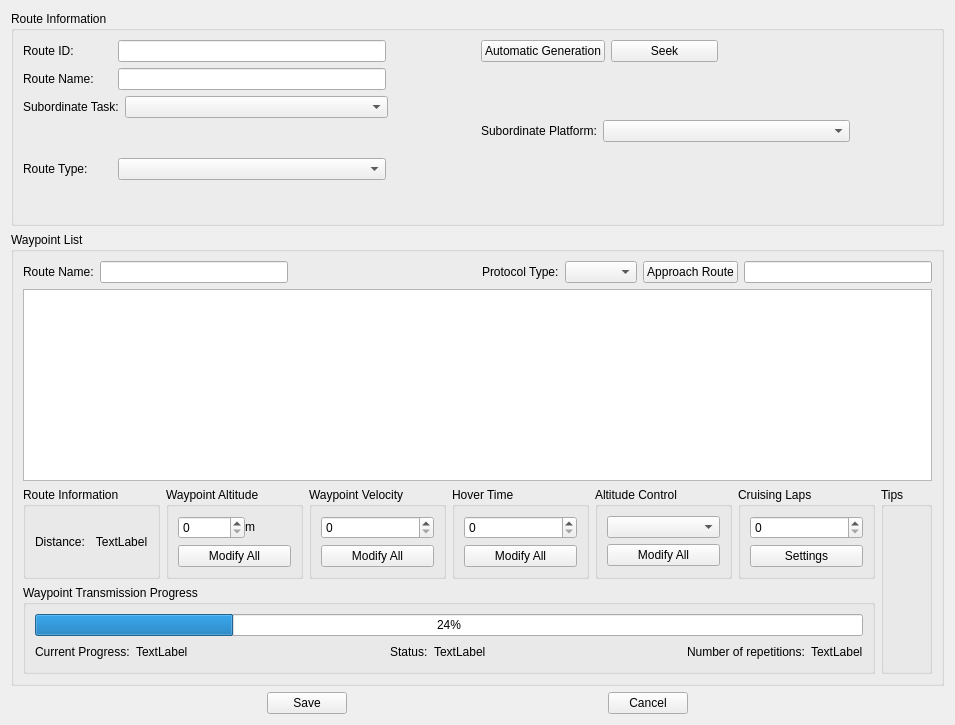
<?xml version="1.0" encoding="UTF-8"?>
<ui version="4.0">
 <class>CDlgMissionLinePointEdit</class>
 <widget class="QWidget" name="CDlgMissionLinePointEdit">
  <property name="geometry">
   <rect>
    <x>0</x>
    <y>0</y>
    <width>955</width>
    <height>725</height>
   </rect>
  </property>
  <property name="windowTitle">
   <string>Form</string>
  </property>
  <layout class="QVBoxLayout" name="verticalLayout" stretch="3,0,0">
   <item>
    <widget class="QGroupBox" name="groupBox_11">
     <property name="title">
      <string>Route Information</string>
     </property>
     <layout class="QGridLayout" name="gridLayout">
      <item row="0" column="0">
       <layout class="QHBoxLayout" name="horizontalLayout" stretch="1,3,1">
        <item>
         <widget class="QLabel" name="label_15">
          <property name="text">
           <string>Route ID:</string>
          </property>
         </widget>
        </item>
        <item>
         <widget class="QLineEdit" name="lineEdit"/>
        </item>
        <item>
         <spacer name="horizontalSpacer_13">
          <property name="orientation">
           <enum>Qt::Horizontal</enum>
          </property>
          <property name="sizeHint" stdset="0">
           <size>
            <width>40</width>
            <height>20</height>
           </size>
          </property>
         </spacer>
        </item>
       </layout>
      </item>
      <item row="0" column="1">
       <layout class="QHBoxLayout" name="horizontalLayout_20" stretch="1,1,2">
        <item>
         <widget class="QPushButton" name="pushButton_17">
          <property name="text">
           <string>Automatic Generation</string>
          </property>
         </widget>
        </item>
        <item>
         <widget class="QPushButton" name="pushButton_18">
          <property name="text">
           <string>Seek</string>
          </property>
         </widget>
        </item>
        <item>
         <spacer name="horizontalSpacer_10">
          <property name="orientation">
           <enum>Qt::Horizontal</enum>
          </property>
          <property name="sizeHint" stdset="0">
           <size>
            <width>40</width>
            <height>20</height>
           </size>
          </property>
         </spacer>
        </item>
       </layout>
      </item>
      <item row="1" column="0">
       <layout class="QHBoxLayout" name="horizontalLayout_10" stretch="1,3,1">
        <item>
         <widget class="QLabel" name="label_16">
          <property name="text">
           <string>Route Name:</string>
          </property>
         </widget>
        </item>
        <item>
         <widget class="QLineEdit" name="lineEdit_2"/>
        </item>
        <item>
         <spacer name="horizontalSpacer_14">
          <property name="orientation">
           <enum>Qt::Horizontal</enum>
          </property>
          <property name="sizeHint" stdset="0">
           <size>
            <width>40</width>
            <height>20</height>
           </size>
          </property>
         </spacer>
        </item>
       </layout>
      </item>
      <item row="2" column="0">
       <layout class="QHBoxLayout" name="horizontalLayout_16" stretch="1,3,1">
        <item>
         <widget class="QLabel" name="label_17">
          <property name="text">
           <string>Subordinate Task:</string>
          </property>
         </widget>
        </item>
        <item>
         <widget class="QComboBox" name="comboBox_4"/>
        </item>
        <item>
         <spacer name="horizontalSpacer_17">
          <property name="orientation">
           <enum>Qt::Horizontal</enum>
          </property>
          <property name="sizeHint" stdset="0">
           <size>
            <width>40</width>
            <height>20</height>
           </size>
          </property>
         </spacer>
        </item>
       </layout>
      </item>
      <item row="2" column="1" rowspan="2">
       <layout class="QHBoxLayout" name="horizontalLayout_18" stretch="1,3,1">
        <item>
         <widget class="QLabel" name="label_18">
          <property name="text">
           <string>Subordinate Platform:</string>
          </property>
         </widget>
        </item>
        <item>
         <widget class="QComboBox" name="comboBox_7"/>
        </item>
        <item>
         <spacer name="horizontalSpacer_15">
          <property name="orientation">
           <enum>Qt::Horizontal</enum>
          </property>
          <property name="sizeHint" stdset="0">
           <size>
            <width>40</width>
            <height>20</height>
           </size>
          </property>
         </spacer>
        </item>
       </layout>
      </item>
      <item row="3" column="0" rowspan="2">
       <layout class="QHBoxLayout" name="horizontalLayout_17" stretch="1,3,1">
        <item>
         <widget class="QLabel" name="label_29">
          <property name="text">
           <string>Route Type:</string>
          </property>
         </widget>
        </item>
        <item>
         <widget class="QComboBox" name="comboBox_8"/>
        </item>
        <item>
         <spacer name="horizontalSpacer_18">
          <property name="orientation">
           <enum>Qt::Horizontal</enum>
          </property>
          <property name="sizeHint" stdset="0">
           <size>
            <width>40</width>
            <height>20</height>
           </size>
          </property>
         </spacer>
        </item>
       </layout>
      </item>
     </layout>
    </widget>
   </item>
   <item>
    <widget class="QGroupBox" name="groupBox_21">
     <property name="title">
      <string>Waypoint List</string>
     </property>
     <layout class="QVBoxLayout" name="verticalLayout_2">
      <item>
       <layout class="QHBoxLayout" name="horizontalLayout_3">
        <item>
         <widget class="QLabel" name="label">
          <property name="text">
           <string>Route Name:</string>
          </property>
         </widget>
        </item>
        <item>
         <widget class="QLineEdit" name="lineEdit_3"/>
        </item>
        <item>
         <spacer name="horizontalSpacer_16">
          <property name="orientation">
           <enum>Qt::Horizontal</enum>
          </property>
          <property name="sizeHint" stdset="0">
           <size>
            <width>40</width>
            <height>20</height>
           </size>
          </property>
         </spacer>
        </item>
        <item>
         <widget class="QLabel" name="label_30">
          <property name="text">
           <string>Protocol Type:</string>
          </property>
         </widget>
        </item>
        <item>
         <widget class="QComboBox" name="comboBox_9"/>
        </item>
        <item>
         <widget class="QPushButton" name="pushButton">
          <property name="text">
           <string>Approach Route</string>
          </property>
         </widget>
        </item>
        <item>
         <widget class="QLineEdit" name="lineEdit_4"/>
        </item>
       </layout>
      </item>
      <item>
       <widget class="QTableWidget" name="tableWidget"/>
      </item>
      <item>
       <layout class="QHBoxLayout" name="horizontalLayout_11" stretch="3,0">
        <item>
         <layout class="QVBoxLayout" name="verticalLayout_9">
          <item>
           <layout class="QHBoxLayout" name="horizontalLayout_12" stretch="1,1,1,1,1,1">
            <item>
             <widget class="QGroupBox" name="groupBox_12">
              <property name="title">
               <string>Route Information</string>
              </property>
              <layout class="QGridLayout" name="gridLayout_2">
               <item row="0" column="0">
                <widget class="QLabel" name="label_19">
                 <property name="text">
                  <string>Distance:</string>
                 </property>
                </widget>
               </item>
               <item row="0" column="1">
                <widget class="QLabel" name="label_20">
                 <property name="text">
                  <string>TextLabel</string>
                 </property>
                 <property name="alignment">
                  <set>Qt::AlignCenter</set>
                 </property>
                </widget>
               </item>
              </layout>
             </widget>
            </item>
            <item>
             <widget class="QGroupBox" name="groupBox_13">
              <property name="title">
               <string>Waypoint Altitude</string>
              </property>
              <layout class="QVBoxLayout" name="verticalLayout_12" stretch="1,1">
               <item>
                <layout class="QHBoxLayout" name="horizontalLayout_13" stretch="0,0">
                 <property name="spacing">
                  <number>0</number>
                 </property>
                 <item>
                  <widget class="QSpinBox" name="spinBox_5">
                   <property name="maximum">
                    <number>999999</number>
                   </property>
                  </widget>
                 </item>
                 <item>
                  <widget class="QLabel" name="label_21">
                   <property name="sizePolicy">
                    <sizepolicy hsizetype="Minimum" vsizetype="Fixed">
                     <horstretch>0</horstretch>
                     <verstretch>0</verstretch>
                    </sizepolicy>
                   </property>
                   <property name="text">
                    <string>m</string>
                   </property>
                  </widget>
                 </item>
                </layout>
               </item>
               <item>
                <widget class="QPushButton" name="pushButton_11">
                 <property name="text">
                  <string>Modify All</string>
                 </property>
                </widget>
               </item>
              </layout>
             </widget>
            </item>
            <item>
             <widget class="QGroupBox" name="groupBox_14">
              <property name="title">
               <string>Waypoint Velocity</string>
              </property>
              <layout class="QVBoxLayout" name="verticalLayout_13" stretch="1,1">
               <item>
                <widget class="QSpinBox" name="spinBox_6">
                 <property name="maximum">
                  <number>999999</number>
                 </property>
                </widget>
               </item>
               <item>
                <widget class="QPushButton" name="pushButton_12">
                 <property name="text">
                  <string>Modify All</string>
                 </property>
                </widget>
               </item>
              </layout>
             </widget>
            </item>
            <item>
             <widget class="QGroupBox" name="groupBox_15">
              <property name="title">
               <string>Hover Time</string>
              </property>
              <layout class="QVBoxLayout" name="verticalLayout_14">
               <item>
                <widget class="QSpinBox" name="spinBox_7">
                 <property name="maximum">
                  <number>999</number>
                 </property>
                </widget>
               </item>
               <item>
                <widget class="QPushButton" name="pushButton_13">
                 <property name="text">
                  <string>Modify All</string>
                 </property>
                </widget>
               </item>
              </layout>
             </widget>
            </item>
            <item>
             <widget class="QGroupBox" name="groupBox_16">
              <property name="title">
               <string>Altitude Control</string>
              </property>
              <layout class="QVBoxLayout" name="verticalLayout_15">
               <item>
                <widget class="QComboBox" name="comboBox_5"/>
               </item>
               <item>
                <widget class="QPushButton" name="pushButton_14">
                 <property name="text">
                  <string>Modify All</string>
                 </property>
                </widget>
               </item>
              </layout>
             </widget>
            </item>
            <item>
             <widget class="QGroupBox" name="groupBox_17">
              <property name="title">
               <string>Cruising Laps</string>
              </property>
              <layout class="QVBoxLayout" name="verticalLayout_16">
               <item>
                <widget class="QSpinBox" name="spinBox_8"/>
               </item>
               <item>
                <widget class="QPushButton" name="pushButton_15">
                 <property name="text">
                  <string>Settings</string>
                 </property>
                </widget>
               </item>
              </layout>
             </widget>
            </item>
           </layout>
          </item>
          <item>
           <widget class="QGroupBox" name="groupBox_19">
            <property name="title">
             <string>Waypoint Transmission Progress</string>
            </property>
            <layout class="QVBoxLayout" name="verticalLayout_18">
             <item>
              <widget class="QProgressBar" name="progressBar_2">
               <property name="value">
                <number>24</number>
               </property>
              </widget>
             </item>
             <item>
              <layout class="QHBoxLayout" name="horizontalLayout_14">
               <item>
                <widget class="QLabel" name="label_22">
                 <property name="text">
                  <string>Current Progress:</string>
                 </property>
                </widget>
               </item>
               <item>
                <widget class="QLabel" name="label_23">
                 <property name="text">
                  <string>TextLabel</string>
                 </property>
                </widget>
               </item>
               <item>
                <spacer name="horizontalSpacer_11">
                 <property name="orientation">
                  <enum>Qt::Horizontal</enum>
                 </property>
                 <property name="sizeHint" stdset="0">
                  <size>
                   <width>40</width>
                   <height>20</height>
                  </size>
                 </property>
                </spacer>
               </item>
               <item>
                <widget class="QLabel" name="label_24">
                 <property name="text">
                  <string>Status:</string>
                 </property>
                </widget>
               </item>
               <item>
                <widget class="QLabel" name="label_25">
                 <property name="text">
                  <string>TextLabel</string>
                 </property>
                </widget>
               </item>
               <item>
                <spacer name="horizontalSpacer_12">
                 <property name="orientation">
                  <enum>Qt::Horizontal</enum>
                 </property>
                 <property name="sizeHint" stdset="0">
                  <size>
                   <width>40</width>
                   <height>20</height>
                  </size>
                 </property>
                </spacer>
               </item>
               <item>
                <widget class="QLabel" name="label_26">
                 <property name="text">
                  <string>Number of repetitions:</string>
                 </property>
                </widget>
               </item>
               <item>
                <widget class="QLabel" name="label_27">
                 <property name="text">
                  <string>TextLabel</string>
                 </property>
                </widget>
               </item>
              </layout>
             </item>
            </layout>
           </widget>
          </item>
         </layout>
        </item>
        <item>
         <widget class="QGroupBox" name="groupBox_20">
          <property name="title">
           <string>Tips</string>
          </property>
          <layout class="QHBoxLayout" name="horizontalLayout_15">
           <item>
            <widget class="QLabel" name="label_28">
             <property name="text">
              <string/>
             </property>
            </widget>
           </item>
          </layout>
         </widget>
        </item>
       </layout>
      </item>
     </layout>
    </widget>
   </item>
   <item>
    <layout class="QHBoxLayout" name="horizontalLayout_2">
     <item>
      <spacer name="horizontalSpacer_7">
       <property name="orientation">
        <enum>Qt::Horizontal</enum>
       </property>
       <property name="sizeHint" stdset="0">
        <size>
         <width>40</width>
         <height>20</height>
        </size>
       </property>
      </spacer>
     </item>
     <item>
      <widget class="QPushButton" name="pushButton_9">
       <property name="text">
        <string>Save</string>
       </property>
      </widget>
     </item>
     <item>
      <spacer name="horizontalSpacer_8">
       <property name="orientation">
        <enum>Qt::Horizontal</enum>
       </property>
       <property name="sizeHint" stdset="0">
        <size>
         <width>40</width>
         <height>20</height>
        </size>
       </property>
      </spacer>
     </item>
     <item>
      <widget class="QPushButton" name="pushButton_10">
       <property name="text">
        <string>Cancel</string>
       </property>
      </widget>
     </item>
     <item>
      <spacer name="horizontalSpacer_9">
       <property name="orientation">
        <enum>Qt::Horizontal</enum>
       </property>
       <property name="sizeHint" stdset="0">
        <size>
         <width>40</width>
         <height>20</height>
        </size>
       </property>
      </spacer>
     </item>
    </layout>
   </item>
  </layout>
 </widget>
 <resources/>
 <connections/>
</ui>
